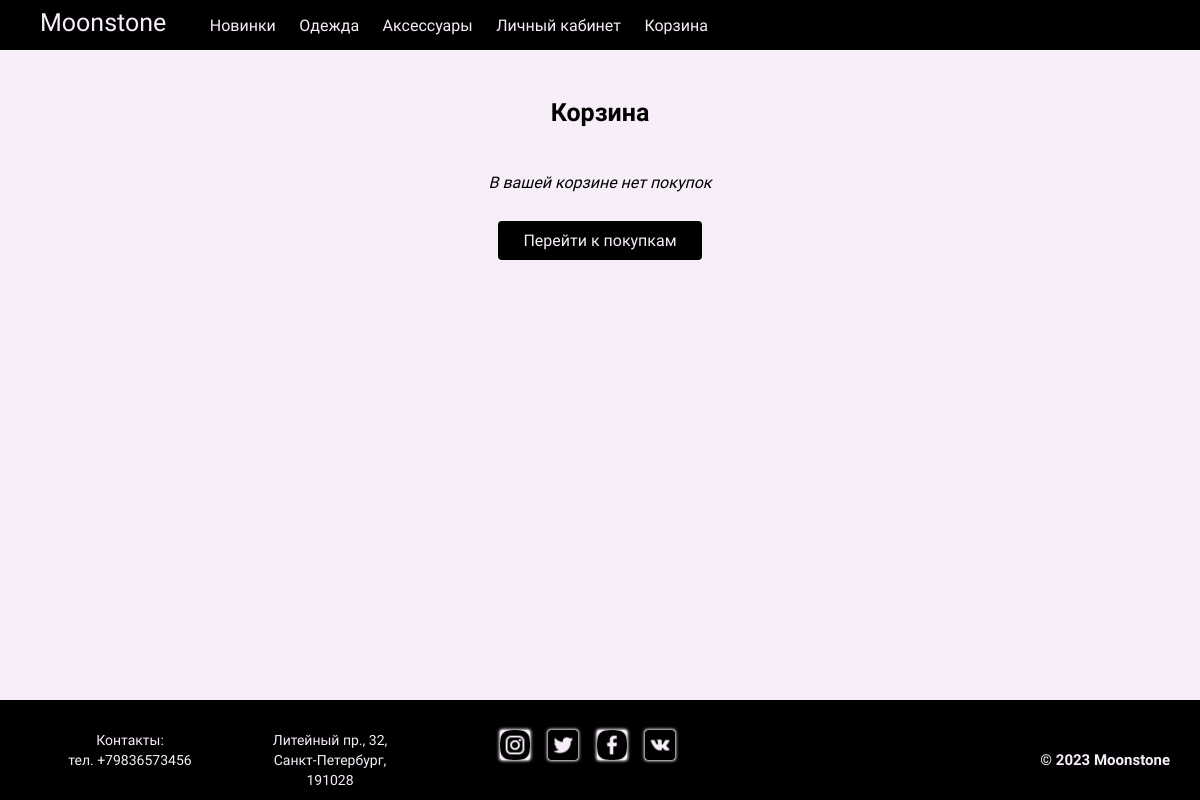
The page /cart/ (signed in) on the database as committed earlier.
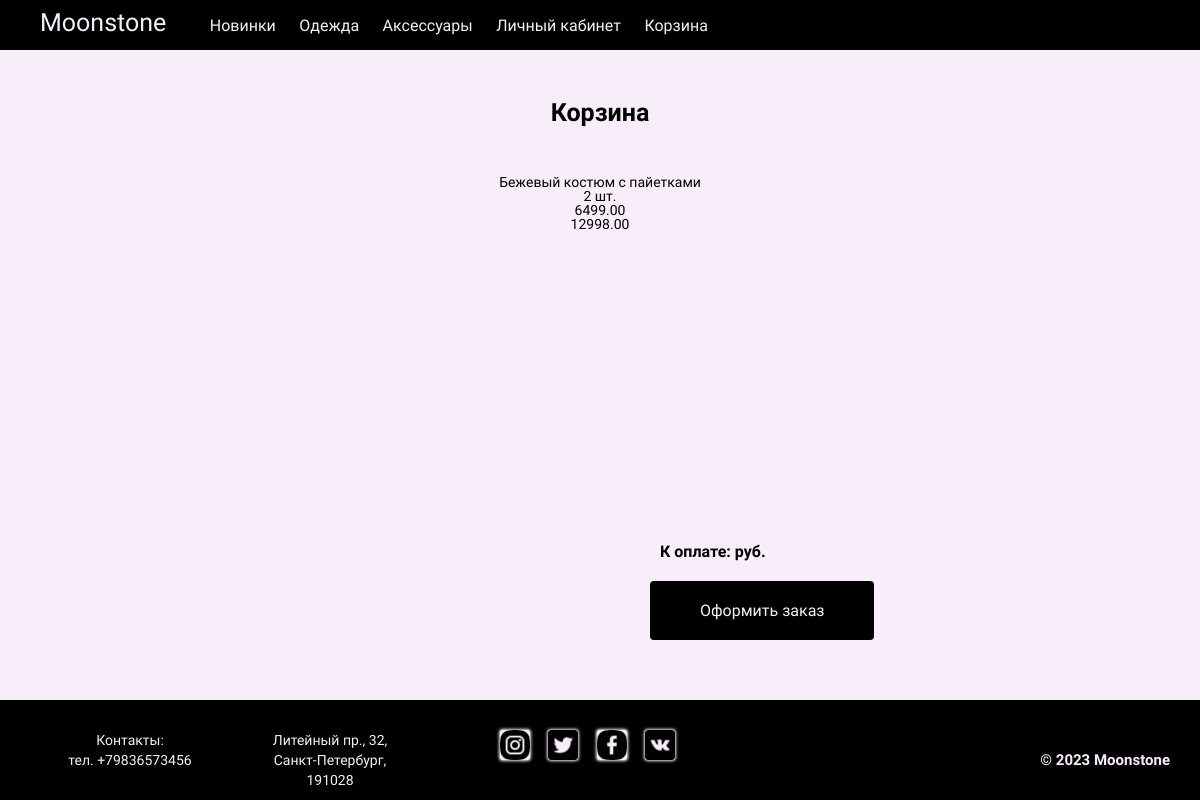
The same page on the database as committed later.
### shop/models.py (models this page shows, shortened)
class Cart(models.Model):
    user = models.ForeignKey(User, on_delete=models.CASCADE)
    product = models.ForeignKey(Product, on_delete=models.CASCADE)
    quantity = models.IntegerField(default=1)
    created_at = models.DateTimeField(auto_now_add=True)
    def get_total_price(self):
        return self.product.price * self.quantity

class Product(models.Model):
    name = models.CharField(max_length=255)
    description = models.TextField()
    price = models.DecimalField(max_digits=10, decimal_places=2)
    image = models.ImageField(upload_to='product_images', storage=fs)

### shop/views.py (the view)
# urls.py: path('cart/', views.cart_detail, name='cart_detail'),
def cart_detail(request):
    cart = Cart.objects.filter(user=request.user).all()
    context = {
        'cart': cart,
    }
    return render(request, 'shop/cart_detail.html', context)

### templates/shop/cart_detail.html (shortened to what this page needs)
{% extends 'shop/base.html' %}
{% load static %}
{% block content %}
<div class="cart__body">
  <h1>Корзина</h1>
  {% if cart %}
  <ul>
    {% for item in cart %}
    <li>
      <div class="cart__item">
        <div class="cart__item-details">
          <h3>{{ item.product.name }}</h3>
          <p>{{ item.quantity }} шт.</p>
          <p>{{ item.product.price }}</p>
          <p>{{ item.get_total_price }}</p>
        </div>
      </div>
    </li>
    {% endfor %}
  </ul>
  <p class="cart__price">К оплате: {{ cart.get_cart_total}} руб.</p>
  <form class="cart__checkout" method="post" action="{% url 'shop:checkout' %}">
    <button class="cart__checkout__button">Оформить заказ</button>
  </form>
  {% else %}
  <div class="button__cart">
    <p>В вашей корзине нет покупок</p>
    <button class="button__cart__get"> <a href="{% url 'shop:product_list_2' %}" class="btn btn-primary">Перейти к покупкам</a></button>
  </div>
  {% endif %}
</div>
{% endblock %}

### templates/shop/base.html (shortened to what this page needs)
{% load static %}
<!DOCTYPE html>
<html lang="ru">
		<link rel="stylesheet" type="text/css" href="{% static 'css/style.css' %}">
	</head>
	<body>
		<header>
			{% include 'includes/header.html' %}
		</header>
        <main class="main">
            {% block content %}
            {% endblock %}
        </main>
	    <footer class="contacts">
			{% include 'includes/footer.html' %}
		</footer>
	</body>
</html>

### templates/includes/header.html
{% load static %}
<header>
    <div class="header__container">
		<div class="header__outer">
			<div class="header__inner">
				<nav class="header__inner">
					<ul class="header__list">
						<li class="top__level">
							<a href="{% url 'shop:shop' %}">
								<p class="top__logo">Moonstone</p>
							</a>
						</li>
						<li class="top__level">
							<a href="{% url 'shop:product_list_1' %}">
								Новинки
							</a>
						</li>
						<li class="top__level">
							<a href="{% url 'shop:product_list_2' %}">
								Одежда
							</a>
						</li>
						<li class="top__level">
							<a href="{% url 'shop:product_list_3' %}">
								Аксессуары
							</a>
						</li>
						<li class="top__level">
							<a href="{% url 'shop:account_detail' %}">
								Личный кабинет
							</a>
						</li>
						<li class="top__level">
							<a href="{% url 'shop:cart_detail' %}">
								Корзина
							</a>
						</li>
					</ul>
				</nav>
			</div>
		</div>
	</div>
</header>

### templates/includes/footer.html
{% load static %}
<footer class="">
    <div class="contacts__container">
        <div class="contacts__item contacts__item__1">
            <p>Контакты:</p>
            <p>тел. +79836573456</p>
        </div>
        <div class="contacts__item contacts__item__2" >
            <p>Литейный пр., 32,<br> Санкт-Петербург, <br> 191028</p>
        </div>
        <div class="contacts__item contacts__item__3">
            <a target="_blank" href="https://instagram.com">
                <img src="{% static 'img/icon6.png' %}"  alt="" height="30px">
            </a>
            <a target="_blank" href="https://twitter.com">
                <img src="{% static 'img/icon7.png' %}"  alt="" height="30px">
            </a>
            <a target="_blank" href="https://facebook.com">
                <img src="{% static 'img/icon5.png' %}" alt="" height="30px">
            </a>
            <a target="_blank" href="https://vk.com">
                <img src="{% static 'img/icon9.png' %}"  alt="" height="30px">
            </a>
        </div>
    </div>
    <p class="logo">© 2023 Moonstone</p>
</footer>

### static/css/style.css (style rules this page uses)
* { padding: 0; margin: 0; border: 0; }
*,*:before,*:after { -moz-box-sizing: border-box; -webkit-box-sizing: border-box; box-sizing: border-box; }
nav,footer,header,aside { display: block; }
html,body { height: 100%; width: 100%; font-size: 100%; line-height: 1; font-size: 14px; -ms-text-size-adjust: 100%; -moz-text-size-adjust: 100%; -webkit-text-size-adjust: 100%; }
input,button,textarea { font-family:inherit; }
button { cursor: pointer; }
a, a:visited { text-decoration: none; }
ul li { list-style: none; }
img { vertical-align: top; }
h1,h2,h3,h4,h5,h6 { font-size:inherit;font-weight: 400; }
body { font-family: 'Kosugi Maru', sans-serif; }
header { background-color: #000000; height: 50px; position: fixed; top: 0; left: 0; width: 100%; z-index: 999; }
.header__container { background-color: #000000; }
.header__list { text-align: left; }
.top__level { display: inline; }
.top__level a { color: #f7eef9; font-size: 16px; display: inline-block; padding: 10px; }
.top__level p { font-size: 25px; margin-left: 30px; margin-right: 20px; }
.contacts { background-color: #000000; color: #f7eef9; padding: 30px 30px 10px 30px; font-size: 14px; text-align: center; position: fixed; left: 0; bottom: 0; width: 100%; line-height: 20px; }
.contacts__container { display: flex; width: 800px; }
.contacts__item__1 { flex-basis: 200px; }
.contacts__item__2 { flex-basis: 200px; }
.contacts__item__3 { flex-basis: 300px; }
.contacts__item a { color: #f7eef9; }
.contacts__item img { box-shadow: 0 0 3px 1px #f7eef9; border-radius: 3px; background-color: #f7eef9; margin-left: 15px; }
.logo { font-weight: 600; font-size: 15px; position: absolute; right: 30px; bottom: 30px; }
.cart__body { background-color: #f7eef9; padding-top: 50px; padding-bottom: 10px; position: relative; height: 700px; padding-bottom: 100px; text-align: center; }
.cart__body h1 { padding-top: 50px; padding-bottom: 50px; font-size: 25px; font-weight: 700; }
.cart__price { position: fixed; bottom: 240px; left: 660px; font-size: 16px; font-weight: 700; }
.cart__checkout { position: fixed; margin: 20px; padding: 10px 25px; border-radius: 4px; background-color: #000000; color: #f7eef9; font-size: 16px; left: 630px; bottom: 140px; }
.cart__checkout__button { padding: 10px 25px; border-radius: 4px; background-color: #000000; color: #f7eef9; font-size: 16px; }

Rows that differ between the two databases and show on the page:
added Cart: product.name "Бежевый костюм с пайетками", quantity "2", product.price "6499.00", get_total_price "12998.00"
Other text that changed with them:
text no longer shown: "В вашей корзине нет покупок Перейти к покупкам"
text now shown: "К оплате: руб. Оформить заказ"
